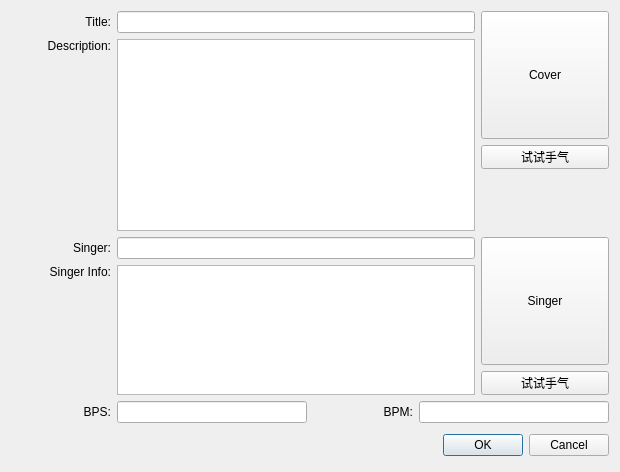
<?xml version="1.0" encoding="UTF-8"?>
<ui version="4.0">
 <class>QProjectConfigDialog</class>
 <widget class="QDialog" name="QProjectConfigDialog">
  <property name="geometry">
   <rect>
    <x>0</x>
    <y>0</y>
    <width>620</width>
    <height>414</height>
   </rect>
  </property>
  <property name="windowTitle">
   <string>Project Config</string>
  </property>
  <layout class="QVBoxLayout" name="verticalLayout_5">
   <item>
    <layout class="QHBoxLayout" name="horizontalLayout_6">
     <item>
      <layout class="QVBoxLayout" name="verticalLayout_2">
       <item>
        <layout class="QHBoxLayout" name="horizontalLayout">
         <item>
          <widget class="QLabel" name="label">
           <property name="sizePolicy">
            <sizepolicy hsizetype="Preferred" vsizetype="Fixed">
             <horstretch>0</horstretch>
             <verstretch>0</verstretch>
            </sizepolicy>
           </property>
           <property name="minimumSize">
            <size>
             <width>100</width>
             <height>0</height>
            </size>
           </property>
           <property name="maximumSize">
            <size>
             <width>100</width>
             <height>24</height>
            </size>
           </property>
           <property name="text">
            <string>Title:</string>
           </property>
           <property name="alignment">
            <set>Qt::AlignRight|Qt::AlignTrailing|Qt::AlignVCenter</set>
           </property>
          </widget>
         </item>
         <item>
          <widget class="QLineEdit" name="textEditTitle">
           <property name="sizePolicy">
            <sizepolicy hsizetype="Expanding" vsizetype="Fixed">
             <horstretch>1</horstretch>
             <verstretch>0</verstretch>
            </sizepolicy>
           </property>
           <property name="maximumSize">
            <size>
             <width>16777215</width>
             <height>24</height>
            </size>
           </property>
           <property name="html" stdset="0">
            <string>&lt;!DOCTYPE HTML PUBLIC &quot;-//W3C//DTD HTML 4.0//EN&quot; &quot;http://www.w3.org/TR/REC-html40/strict.dtd&quot;&gt;
&lt;html&gt;&lt;head&gt;&lt;meta name=&quot;qrichtext&quot; content=&quot;1&quot; /&gt;&lt;style type=&quot;text/css&quot;&gt;
p, li { white-space: pre-wrap; }
&lt;/style&gt;&lt;/head&gt;&lt;body style=&quot; font-family:'SimSun'; font-size:9pt; font-weight:400; font-style:normal;&quot;&gt;
&lt;p style=&quot;-qt-paragraph-type:empty; margin-top:0px; margin-bottom:0px; margin-left:0px; margin-right:0px; -qt-block-indent:0; text-indent:0px;&quot;&gt;&lt;br /&gt;&lt;/p&gt;&lt;/body&gt;&lt;/html&gt;</string>
           </property>
          </widget>
         </item>
        </layout>
       </item>
       <item>
        <layout class="QHBoxLayout" name="horizontalLayout_2">
         <item>
          <widget class="QLabel" name="label_2">
           <property name="sizePolicy">
            <sizepolicy hsizetype="Preferred" vsizetype="Fixed">
             <horstretch>0</horstretch>
             <verstretch>0</verstretch>
            </sizepolicy>
           </property>
           <property name="minimumSize">
            <size>
             <width>100</width>
             <height>0</height>
            </size>
           </property>
           <property name="maximumSize">
            <size>
             <width>9999</width>
             <height>9999</height>
            </size>
           </property>
           <property name="text">
            <string>Description:</string>
           </property>
           <property name="alignment">
            <set>Qt::AlignRight|Qt::AlignTop|Qt::AlignTrailing</set>
           </property>
           <property name="margin">
            <number>0</number>
           </property>
          </widget>
         </item>
         <item>
          <widget class="QPlainTextEdit" name="textEditDesc">
           <property name="sizePolicy">
            <sizepolicy hsizetype="Expanding" vsizetype="Fixed">
             <horstretch>1</horstretch>
             <verstretch>0</verstretch>
            </sizepolicy>
           </property>
           <property name="minimumSize">
            <size>
             <width>68</width>
             <height>0</height>
            </size>
           </property>
           <property name="maximumSize">
            <size>
             <width>16777215</width>
             <height>9999</height>
            </size>
           </property>
          </widget>
         </item>
        </layout>
       </item>
      </layout>
     </item>
     <item>
      <layout class="QVBoxLayout" name="verticalLayout_3">
       <item>
        <widget class="QImageButton" name="btnCoverImg">
         <property name="sizePolicy">
          <sizepolicy hsizetype="Fixed" vsizetype="Fixed">
           <horstretch>0</horstretch>
           <verstretch>0</verstretch>
          </sizepolicy>
         </property>
         <property name="minimumSize">
          <size>
           <width>128</width>
           <height>128</height>
          </size>
         </property>
         <property name="maximumSize">
          <size>
           <width>128</width>
           <height>128</height>
          </size>
         </property>
         <property name="text">
          <string>Cover</string>
         </property>
        </widget>
       </item>
       <item>
        <widget class="QPushButton" name="pushButtonSearchCover">
         <property name="maximumSize">
          <size>
           <width>16777215</width>
           <height>24</height>
          </size>
         </property>
         <property name="text">
          <string>试试手气</string>
         </property>
        </widget>
       </item>
       <item>
        <spacer name="verticalSpacer_2">
         <property name="orientation">
          <enum>Qt::Vertical</enum>
         </property>
         <property name="sizeHint" stdset="0">
          <size>
           <width>20</width>
           <height>40</height>
          </size>
         </property>
        </spacer>
       </item>
      </layout>
     </item>
    </layout>
   </item>
   <item>
    <layout class="QHBoxLayout" name="horizontalLayout_5">
     <item>
      <layout class="QVBoxLayout" name="verticalLayout">
       <item>
        <layout class="QHBoxLayout" name="horizontalLayout_3">
         <item>
          <widget class="QLabel" name="label_3">
           <property name="sizePolicy">
            <sizepolicy hsizetype="Preferred" vsizetype="Fixed">
             <horstretch>0</horstretch>
             <verstretch>0</verstretch>
            </sizepolicy>
           </property>
           <property name="minimumSize">
            <size>
             <width>100</width>
             <height>0</height>
            </size>
           </property>
           <property name="maximumSize">
            <size>
             <width>100</width>
             <height>24</height>
            </size>
           </property>
           <property name="text">
            <string>Singer:</string>
           </property>
           <property name="alignment">
            <set>Qt::AlignRight|Qt::AlignTrailing|Qt::AlignVCenter</set>
           </property>
          </widget>
         </item>
         <item>
          <widget class="QLineEdit" name="textEditSinger">
           <property name="sizePolicy">
            <sizepolicy hsizetype="Expanding" vsizetype="Fixed">
             <horstretch>1</horstretch>
             <verstretch>0</verstretch>
            </sizepolicy>
           </property>
           <property name="maximumSize">
            <size>
             <width>16777215</width>
             <height>24</height>
            </size>
           </property>
          </widget>
         </item>
        </layout>
       </item>
       <item>
        <layout class="QHBoxLayout" name="horizontalLayout_4">
         <item>
          <widget class="QLabel" name="label_4">
           <property name="sizePolicy">
            <sizepolicy hsizetype="Preferred" vsizetype="Fixed">
             <horstretch>0</horstretch>
             <verstretch>0</verstretch>
            </sizepolicy>
           </property>
           <property name="minimumSize">
            <size>
             <width>100</width>
             <height>0</height>
            </size>
           </property>
           <property name="maximumSize">
            <size>
             <width>10000</width>
             <height>10000</height>
            </size>
           </property>
           <property name="text">
            <string>Singer Info:</string>
           </property>
           <property name="alignment">
            <set>Qt::AlignRight|Qt::AlignTop|Qt::AlignTrailing</set>
           </property>
           <property name="margin">
            <number>0</number>
           </property>
          </widget>
         </item>
         <item>
          <widget class="QPlainTextEdit" name="textEditSingerInfo">
           <property name="sizePolicy">
            <sizepolicy hsizetype="Expanding" vsizetype="Expanding">
             <horstretch>1</horstretch>
             <verstretch>0</verstretch>
            </sizepolicy>
           </property>
           <property name="minimumSize">
            <size>
             <width>68</width>
             <height>0</height>
            </size>
           </property>
           <property name="maximumSize">
            <size>
             <width>16777215</width>
             <height>9999</height>
            </size>
           </property>
          </widget>
         </item>
        </layout>
       </item>
      </layout>
     </item>
     <item>
      <layout class="QVBoxLayout" name="verticalLayout_4">
       <item>
        <widget class="QImageButton" name="btnSingerImg">
         <property name="sizePolicy">
          <sizepolicy hsizetype="Fixed" vsizetype="Fixed">
           <horstretch>0</horstretch>
           <verstretch>0</verstretch>
          </sizepolicy>
         </property>
         <property name="minimumSize">
          <size>
           <width>128</width>
           <height>128</height>
          </size>
         </property>
         <property name="maximumSize">
          <size>
           <width>128</width>
           <height>128</height>
          </size>
         </property>
         <property name="text">
          <string>Singer</string>
         </property>
        </widget>
       </item>
       <item>
        <widget class="QPushButton" name="pushButtonSearchSinger">
         <property name="maximumSize">
          <size>
           <width>16777215</width>
           <height>24</height>
          </size>
         </property>
         <property name="text">
          <string>试试手气</string>
         </property>
        </widget>
       </item>
       <item>
        <spacer name="verticalSpacer">
         <property name="orientation">
          <enum>Qt::Vertical</enum>
         </property>
         <property name="sizeHint" stdset="0">
          <size>
           <width>20</width>
           <height>40</height>
          </size>
         </property>
        </spacer>
       </item>
      </layout>
     </item>
    </layout>
   </item>
   <item>
    <layout class="QHBoxLayout" name="horizontalLayout_7">
     <item>
      <widget class="QLabel" name="label_5">
       <property name="sizePolicy">
        <sizepolicy hsizetype="Preferred" vsizetype="Fixed">
         <horstretch>0</horstretch>
         <verstretch>0</verstretch>
        </sizepolicy>
       </property>
       <property name="minimumSize">
        <size>
         <width>100</width>
         <height>0</height>
        </size>
       </property>
       <property name="maximumSize">
        <size>
         <width>120</width>
         <height>24</height>
        </size>
       </property>
       <property name="text">
        <string>BPS:</string>
       </property>
       <property name="alignment">
        <set>Qt::AlignRight|Qt::AlignTrailing|Qt::AlignVCenter</set>
       </property>
      </widget>
     </item>
     <item>
      <widget class="QLineEdit" name="textEditBeatPerSection">
       <property name="maximumSize">
        <size>
         <width>200</width>
         <height>24</height>
        </size>
       </property>
       <property name="toolTip">
        <string>Beat per section</string>
       </property>
      </widget>
     </item>
     <item>
      <widget class="QLabel" name="label_6">
       <property name="sizePolicy">
        <sizepolicy hsizetype="Preferred" vsizetype="Fixed">
         <horstretch>0</horstretch>
         <verstretch>0</verstretch>
        </sizepolicy>
       </property>
       <property name="minimumSize">
        <size>
         <width>100</width>
         <height>0</height>
        </size>
       </property>
       <property name="maximumSize">
        <size>
         <width>120</width>
         <height>24</height>
        </size>
       </property>
       <property name="text">
        <string>BPM:</string>
       </property>
       <property name="alignment">
        <set>Qt::AlignRight|Qt::AlignTrailing|Qt::AlignVCenter</set>
       </property>
      </widget>
     </item>
     <item>
      <widget class="QLineEdit" name="textEditBeatPerMinute">
       <property name="maximumSize">
        <size>
         <width>200</width>
         <height>24</height>
        </size>
       </property>
       <property name="toolTip">
        <string>Beat per minute(value of your metronome)</string>
       </property>
      </widget>
     </item>
    </layout>
   </item>
   <item>
    <widget class="QDialogButtonBox" name="buttonBox">
     <property name="minimumSize">
      <size>
       <width>0</width>
       <height>32</height>
      </size>
     </property>
     <property name="orientation">
      <enum>Qt::Horizontal</enum>
     </property>
     <property name="standardButtons">
      <set>QDialogButtonBox::Cancel|QDialogButtonBox::Ok</set>
     </property>
    </widget>
   </item>
  </layout>
 </widget>
 <customwidgets>
  <customwidget>
   <class>QImageButton</class>
   <extends>QPushButton</extends>
   <header>qimagebutton.h</header>
  </customwidget>
 </customwidgets>
 <resources/>
 <connections>
  <connection>
   <sender>buttonBox</sender>
   <signal>accepted()</signal>
   <receiver>QProjectConfigDialog</receiver>
   <slot>accept()</slot>
   <hints>
    <hint type="sourcelabel">
     <x>257</x>
     <y>312</y>
    </hint>
    <hint type="destinationlabel">
     <x>157</x>
     <y>274</y>
    </hint>
   </hints>
  </connection>
  <connection>
   <sender>buttonBox</sender>
   <signal>rejected()</signal>
   <receiver>QProjectConfigDialog</receiver>
   <slot>reject()</slot>
   <hints>
    <hint type="sourcelabel">
     <x>325</x>
     <y>312</y>
    </hint>
    <hint type="destinationlabel">
     <x>286</x>
     <y>274</y>
    </hint>
   </hints>
  </connection>
 </connections>
</ui>
